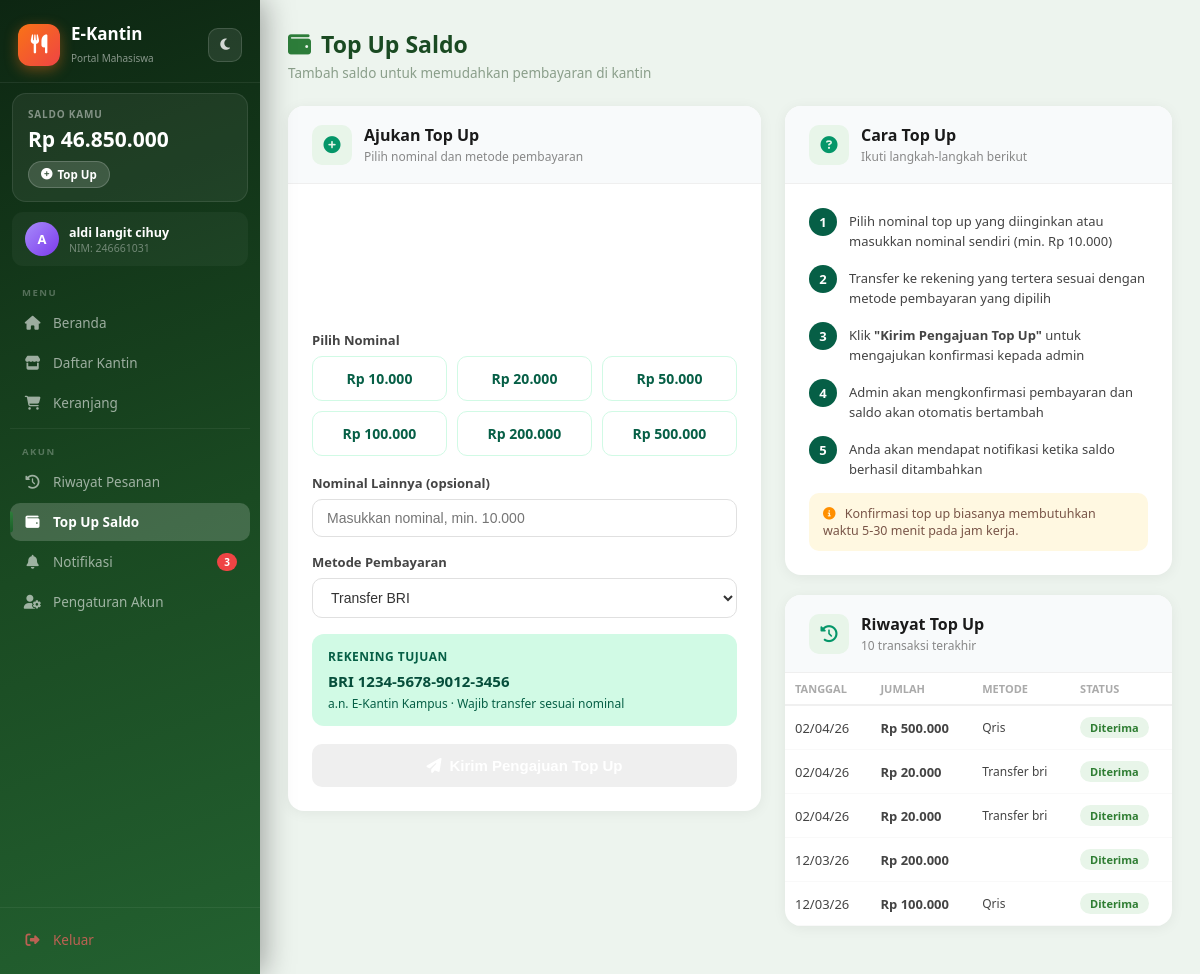
The app's page /dashboard/mahasiswa/topup.php (signed in), older data.
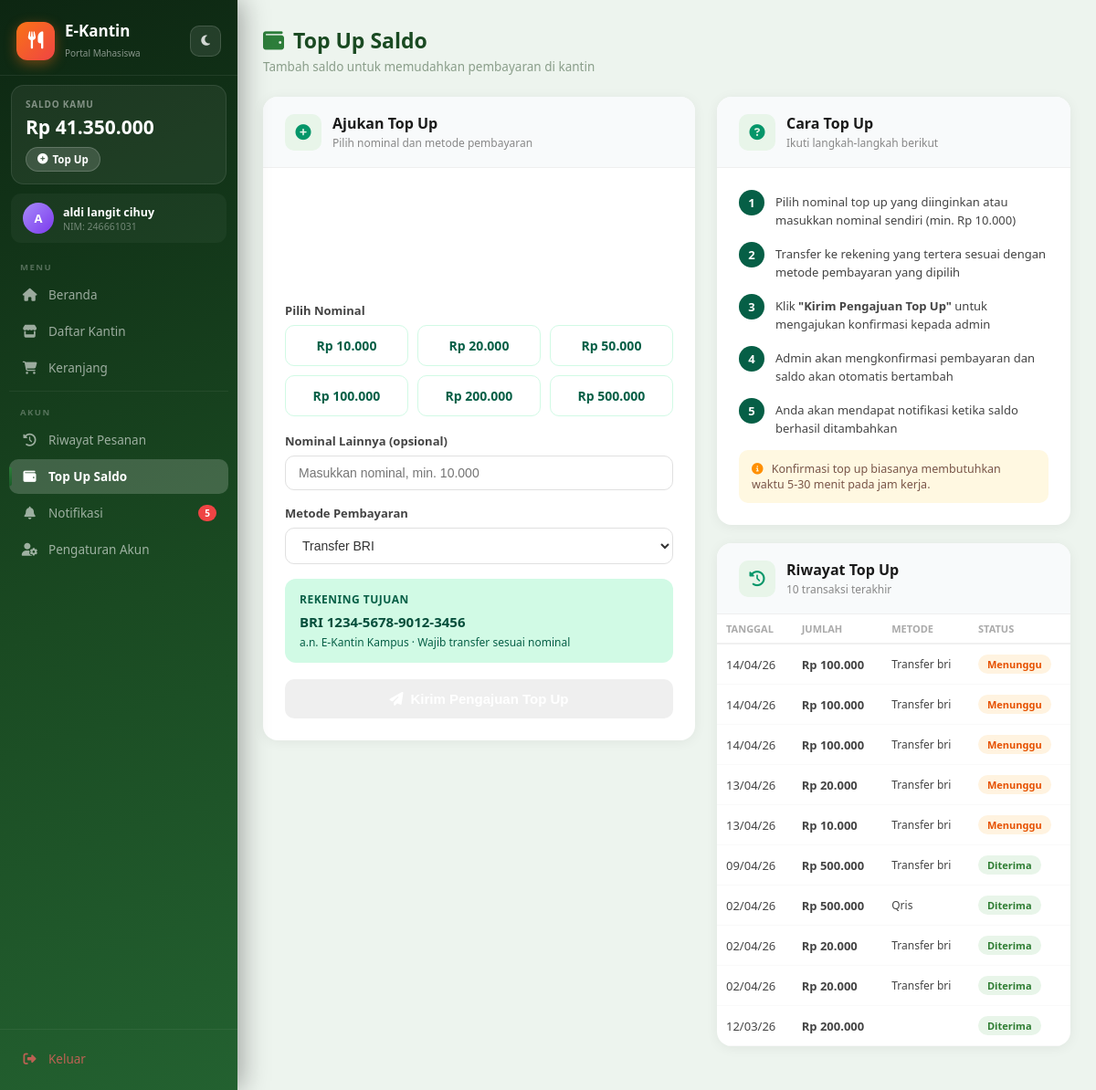
The same page, newer data.
### tables this page shows
CREATE TABLE `saldo` (
  `id_saldo` int(11) NOT NULL,
  `id_user` int(11) NOT NULL,
  `saldo` int(11) NOT NULL DEFAULT 0,
  `updated_at` timestamp NOT NULL DEFAULT current_timestamp() ON UPDATE current_timestamp()
);

CREATE TABLE `topup` (
  `id_topup` int(11) NOT NULL,
  `id_user` int(11) NOT NULL,
  `jumlah` int(11) NOT NULL,
  `metode` varchar(50) DEFAULT 'transfer_bri',
  `bukti` varchar(255) DEFAULT NULL,
  `status` enum('menunggu','diterima','ditolak') DEFAULT 'menunggu',
  `catatan` text DEFAULT NULL,
  `tanggal` timestamp NOT NULL DEFAULT current_timestamp(),
  `diproses_at` timestamp NULL DEFAULT NULL
);

### dashboard/mahasiswa/topup.php (the view, shortened to what the changed rows need)
<?php
require_once '../../includes/db.php';
$id_user = $_SESSION['user']['id_user'];
$stmt2 = $pdo->prepare("SELECT * FROM topup WHERE id_user = ? ORDER BY tanggal DESC LIMIT 10");
$stmt2->execute([$id_user]);
$topup_list = $stmt2->fetchAll();
?>
<?php require_once '../../includes/sidebar_mahasiswa.php'; ?>
<div class="page-header">
    <h1><i class="fas fa-wallet" style="color:var(--ac); margin-right:10px;"></i>Top Up Saldo</h1>
</div>
<div class="topup-layout">
    <div>
        <div class="card">
            <div class="card-body">
                <form method="POST" id="topupForm">
                    <div class="form-group">
                        <div class="nominal-grid">
                            <?php
                            $nominals = [10000, 20000, 50000, 100000, 200000, 500000];
                            foreach ($nominals as $nom): ?>
                            <div class="nominal-btn" onclick="setNominal(<?= $nom ?>)">
                                <div class="amount">Rp <?= number_format($nom, 0, ',', '.') ?></div>
                            </div>
                            <?php endforeach; ?>
                        </div>
                    </div>
                </form>
            </div>
        </div>
    </div>
    <div>
        <div class="card">
            <div class="card-body" style="padding:0;">
                <table class="history-table">
                    <thead>
                        <tr>
                            <th>Tanggal</th>
                            <th>Jumlah</th>
                            <th>Metode</th>
                            <th>Status</th>
                        </tr>
                    </thead>
                    <tbody>
                    <?php if (empty($topup_list)): ?>
                        <tr class="empty-row">
                            <td colspan="4">
                                <i class="fas fa-inbox" style="display:block;font-size:30px;margin-bottom:8px;"></i>
                                Belum ada top up
                            </td>
                        </tr>
                    <?php else: ?>
                        <?php foreach ($topup_list as $t): ?>
                        <tr>
                            <td><?= date('d/m/y', strtotime($t['tanggal'])) ?></td>
                            <td><strong>Rp <?= number_format($t['jumlah'], 0, ',', '.') ?></strong></td>
                            <td style="font-size:12px;"><?= str_replace('_', ' ', ucfirst($t['metode'])) ?></td>
                            <td><span class="badge badge-<?= $t['status'] ?>"><?= ucfirst($t['status']) ?></span></td>
                        </tr>
                        <?php endforeach; ?>
                    <?php endif; ?>
                    </tbody>
                </table>
            </div>
        </div>
    </div>
</div>

### includes/sidebar_mahasiswa.php (shortened to what the changed rows need)
<?php
$current_page = basename($_SERVER['PHP_SELF']);
require_once __DIR__ . '/db.php';
$stmt = $pdo->prepare("SELECT COUNT(*) FROM notifikasi WHERE id_user = ? AND is_read = 0");
$stmt->execute([$_SESSION['user']['id_user']]);
$notif_count = $stmt->fetchColumn();
$stmt2 = $pdo->prepare("SELECT saldo FROM saldo WHERE id_user = ?");
$stmt2->execute([$_SESSION['user']['id_user']]);
$saldo_row = $stmt2->fetch();
$saldo = $saldo_row ? $saldo_row['saldo'] : 0;
?>
<!DOCTYPE html>
<html lang="id" data-theme="light">
<head>
    <link rel="stylesheet" href="https://cdnjs.cloudflare.com/ajax/libs/font-awesome/6.5.0/css/all.min.css">
</head>
<body>
<aside class="sidebar">
    <div class="sidebar-header">
        <a href="beranda.php" class="sidebar-logo">
            <div class="logo-text">
                <h2>E-Kantin</h2>
            </div>
        </a>
    </div>
    <div class="saldo-widget">
        <div class="saldo-label">Saldo Kamu</div>
        <div class="saldo-amount">Rp <?= number_format($saldo, 0, ',', '.') ?></div>
        <a href="topup.php" class="saldo-topup"><i class="fas fa-plus-circle"></i> Top Up</a>
    </div>
    <nav class="sidebar-nav">
        <a href="notifikasi.php" class="nav-item <?= $current_page==='notifikasi.php'?'active':'' ?>">
            <i class="fas fa-bell"></i><span>Notifikasi</span>
            <?php if($notif_count>0):?><span class="nav-badge"><?=$notif_count?></span><?php endif;?>
        </a>
    </nav>
</aside>
<div class="main-content">

Row changes from the older to the newer data that the page shows:
no longer on this page (row unchanged): topup: tanggal "12/03/26", jumlah "100.000", metode "Qris", status "Diterima"
changed saldo: saldo "46.850.000" → "41.350.000"
added topup: tanggal "14/04/26", jumlah "100.000", metode "Transfer bri", status "Menunggu"
added topup: tanggal "14/04/26", jumlah "100.000", metode "Transfer bri", status "Menunggu"
added topup: tanggal "14/04/26", jumlah "100.000", metode "Transfer bri", status "Menunggu"
now on this page (row edited): topup: tanggal "13/04/26", jumlah "20.000", metode "Transfer bri", status "Menunggu"
now on this page (row edited): topup: tanggal "13/04/26", jumlah "10.000", metode "Transfer bri", status "Menunggu"
now on this page (row edited): topup: tanggal "09/04/26", jumlah "500.000", metode "Transfer bri", status "Diterima"
Text that changed along with them:
$notif_count: "3" → "5"
